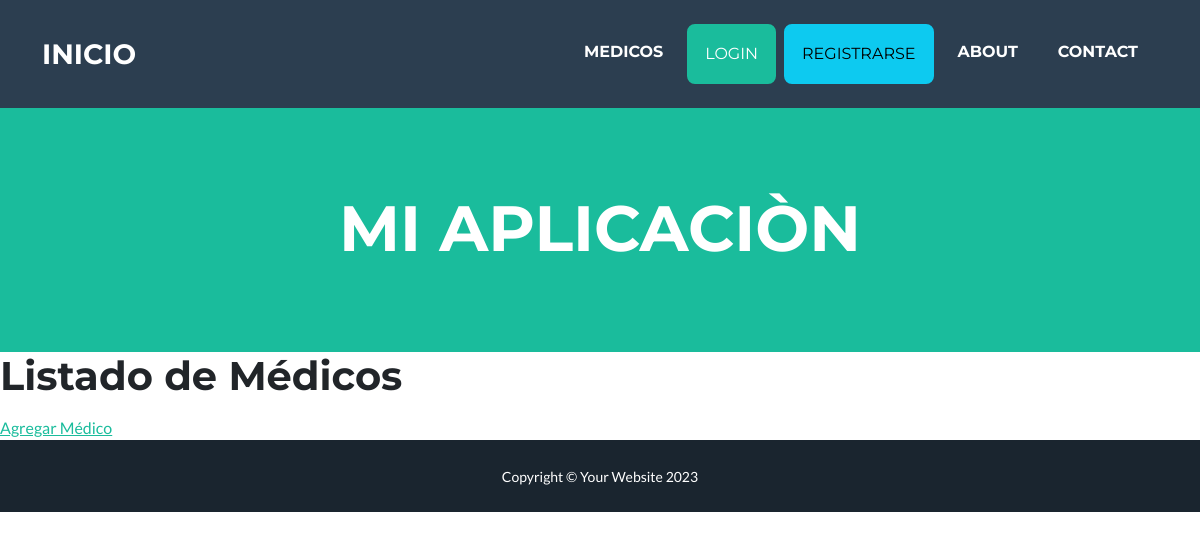
The page /medicos/ on the database as committed earlier.
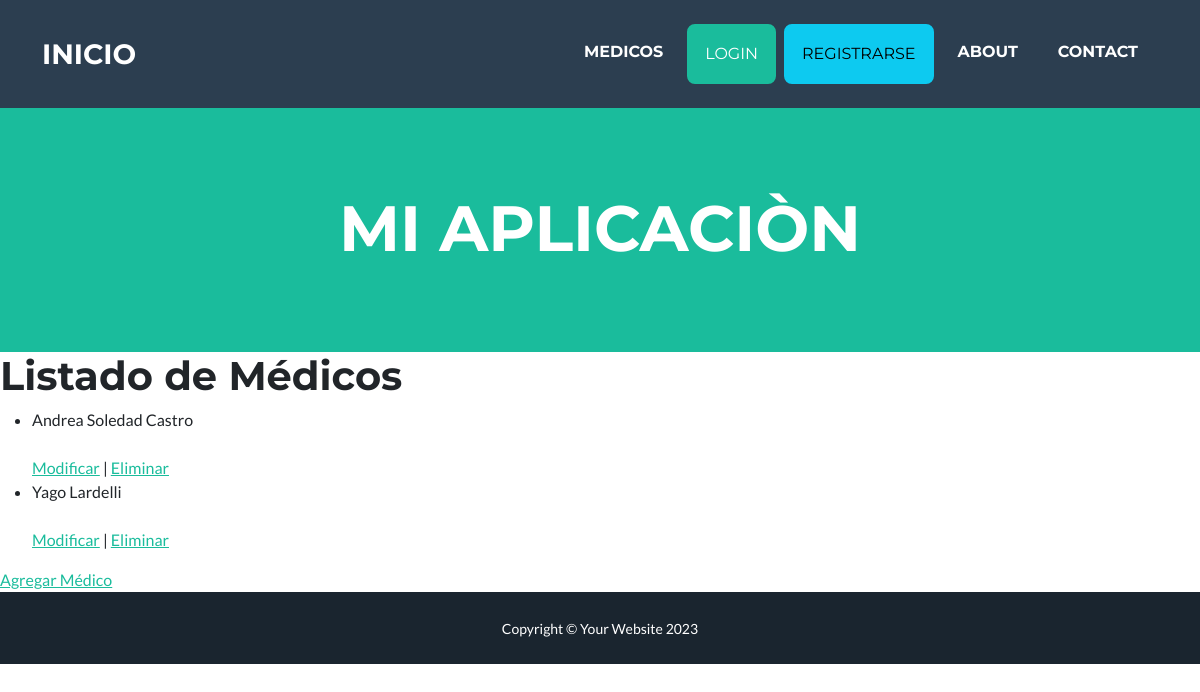
The same page on the database as committed later.
### clinica/models.py (models this page shows, shortened)
class Medico(models.Model):
    nombre = models.CharField(max_length=20)
    apellido = models.CharField(max_length=20)
    imagen = models.ImageField(upload_to='medicos/', blank=True, null=True)

### clinica/views.py (the view)
# urls.py: path('medicos/', listado_de_medicos, name='listado_de_medicos'),
def listado_de_medicos(request):
    medicos = Medico.objects.all()
    return render (request, 'clinica/listado_de_medicos.html', {'medicos': medicos})

### clinica/templates/clinica/listado_de_medicos.html (shortened to what this page needs)
{% extends "base.html" %}
{% block contenido %}
<h1>Listado de Médicos</h1>
<ul>
    {% for medico in medicos %}
    <li>
        {{ medico.nombre }} {{ medico.apellido }} <br>
        <br>
        <a href="{% url 'modificar_medico' medico.id %}">Modificar</a> |
        <a href="{% url 'eliminar_medico' medico.id %}">Eliminar</a>
    </li>
{% endfor %}
</ul>
<a href="{% url 'crear_medico' %}">Agregar Médico</a>
{% endblock contenido %}

### templates/base.html (shortened to what this page needs)
<!DOCTYPE html>
<html lang="en">
    {% load static %}
    <head>
        <link href= {% static "css/styles.css" %} rel="stylesheet" />
    </head>
    <body id="page-top">
            <nav class="navbar navbar-expand-lg bg-secondary text-uppercase fixed-top" id="mainNav">
                <div class="container">
                    <a class="navbar-brand" href="{% url 'inicio' %}">Inicio</a>
                    <div class="collapse navbar-collapse" id="navbarResponsive">
                        <ul class="navbar-nav ms-auto">
                            <li class="nav-item mx-0 mx-lg-1"><a class="nav-link py-3 px-0 px-lg-3 rounded" href="{% url 'listado_de_medicos' %}">Medicos</a></li>
                            {% if request.user.is_authenticated %}
                            <li class="nav-item mx-0 mx-lg-1">
                                <a class="nav-link py-3 px-0 px-lg-3 rounded" href="{% url 'editar_perfil' %}">
                                    {% if request.user.infoextra.avatar %}
                                    <img src="{{ request.user.infoextra.avatar.url }}" alt="" height="40px">
                                    {% endif %}
                                    {{ request.user.username }}
                                </a>
                            </li>
                            <form action="{% url 'logout' %}" method="post">
                                {% csrf_token %}
                                <input class="btn btn-danger" type="submit" value="Logout">
                            </form>
                            {% else %}
                            <li class="nav-item mx-0 mx-lg-1"><a class="btn btn-primary py-3 px-0 px-lg-3 rounded" href="{% url 'login' %}">Login</a></li>
                            <li class="nav-item mx-0 mx-lg-1"><a class="btn btn-info py-3 px-0 px-lg-3 rounded" href="{% url 'registro' %}">Registrarse</a></li>
                            {% endif %}
                            <li class="nav-item mx-0 mx-lg-1"><a class="nav-link py-3 px-0 px-lg-3 rounded" href="#about">About</a></li>
                            <li class="nav-item mx-0 mx-lg-1"><a class="nav-link py-3 px-0 px-lg-3 rounded" href="#contact">Contact</a></li>
                        </ul>
                    </div>
                </div>
            </nav>
        <header class="masthead bg-primary text-white text-center">
            <div class="container d-flex align-items-center flex-column">
                <h1 class="masthead-heading text-uppercase mb-0">Mi Aplicaciòn</h1>
            </div>
        </header>
        {% block contenido %}{% endblock contenido %}
        <div class="copyright py-4 text-center text-white">
            <div class="container"><small>Copyright &copy; Your Website 2023</small></div>
        </div>
    </body>
</html>

Rows that differ between the two databases and show on the page:
added Medico: nombre "Andrea Soledad", apellido "Castro"
added Medico: nombre "Yago", apellido "Lardelli"
